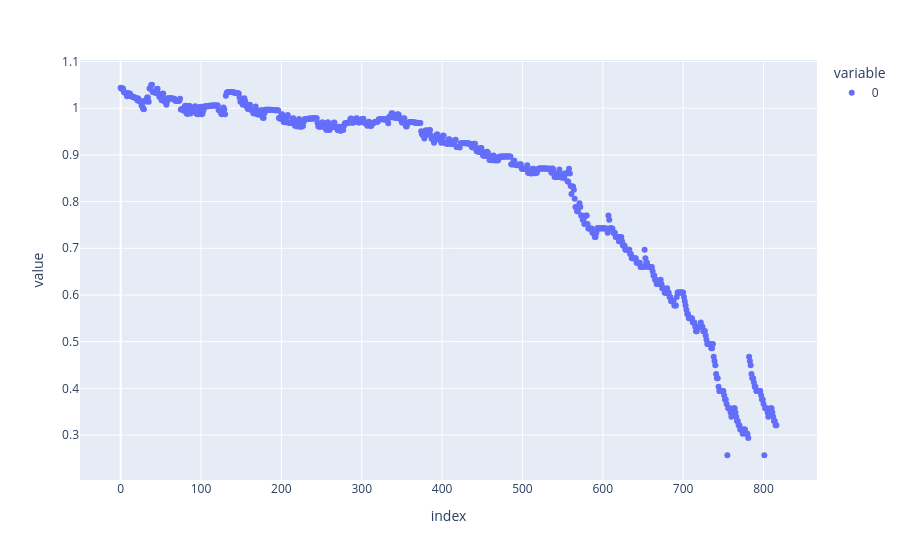

The notebook cell this image was saved under:
### Code cell
px.scatter(test_data)

### Figure 1 — Plotly figure (JSON) as saved in the notebook; plotly's stock layout.template omitted (floating-point values rounded to 4 significant figures; data arrays with more than 128 entries replaced by an {"elided": "..."} marker saying what was removed)
{"data": [{"hovertemplate": "variable=0<br>index=%{x}<br>value=%{y}<extra></extra>", "legendgroup": "0", "marker": {"color": "#636efa", "symbol": "circle"}, "mode": "markers", "name": "0", "orientation": "v", "showlegend": true, "type": "scatter", "x": {"elided": "817 int values"}, "xaxis": "x", "y": {"elided": "817 float values"}, "yaxis": "y"}], "layout": {"legend": {"title": {"text": "variable"}, "tracegroupgap": 0}, "margin": {"t": 60}, "xaxis": {"anchor": "y", "domain": [0, 1], "title": {"text": "index"}}, "yaxis": {"anchor": "x", "domain": [0, 1], "title": {"text": "value"}}}}
